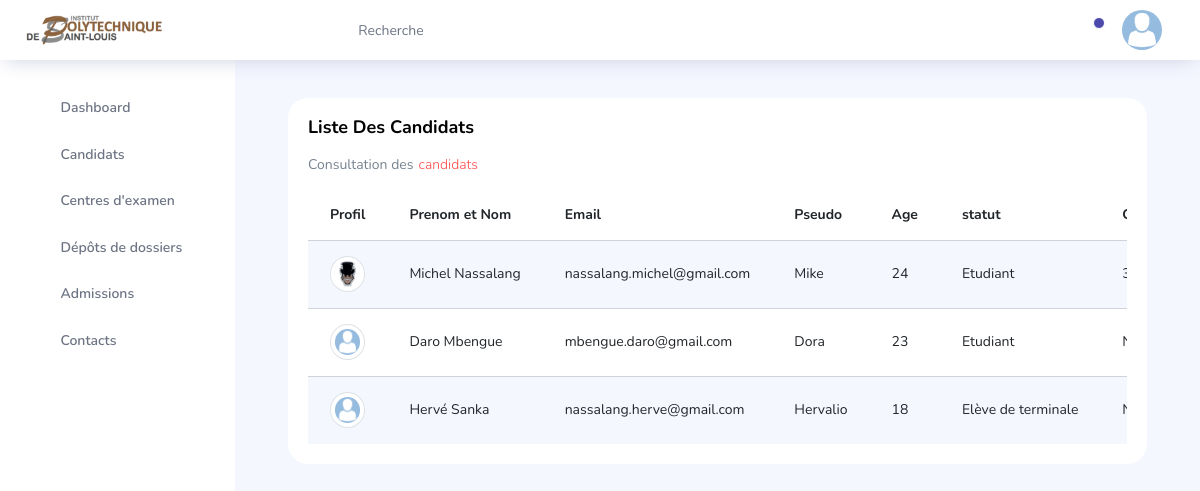
The page /administrationIPSL/dashboard/candidats/index.php (signed in) on the database its author committed.
### tables this page shows
CREATE TABLE `candidat` (
  `id_candidat` int(11) NOT NULL,
  `prenom` varchar(50) NOT NULL,
  `nom` varchar(50) NOT NULL,
  `statut` varchar(250) NOT NULL,
  `email` varchar(250) NOT NULL,
  `age` int(11) NOT NULL,
  `genre` varchar(50) NOT NULL,
  `cni` varchar(50) NOT NULL,
  `pseudo` varchar(250) NOT NULL,
  `password` varchar(250) NOT NULL
);

### administrationIPSL/dashboard/candidats/index.php (the view, shortened to what this page needs)
<?php
    try {
        $db = new PDO('mysql:host=localhost;dbname=candidature', 'root', '', array(PDO::ATTR_ERRMODE=>PDO::ERRMODE_EXCEPTION));
    } catch (PDOException $e) {
        die('Erreur : ' . $e->getMessage());
    }
?>
<!DOCTYPE html>
<html lang="en">
<head>
  <link rel="stylesheet" href="../vendors/feather/feather.css">
  <link rel="stylesheet" href="../vendors/ti-icons/css/themify-icons.css">
  <link rel="stylesheet" href="../vendors/css/vendor.bundle.base.css">
  <link rel="stylesheet" href="../vendors/datatables.net-bs4/dataTables.bootstrap4.css">
  <link rel="stylesheet" href="../vendors/ti-icons/css/themify-icons.css">
  <link rel="stylesheet" type="text/css" href="../js/select.dataTables.min.css">
  <link rel="stylesheet" href="../css/vertical-layout-light/style.css">
</head>
<body>
    <div class="container-scroller">
        <nav class="navbar col-lg-12 col-12 p-0 fixed-top d-flex flex-row">
            <div class="text-center navbar-brand-wrapper d-flex align-items-center justify-content-center">
                <a class="navbar-brand brand-logo mr-5" href=""><img src="../../../images/ipsl.png" class="d-inline-block align-top"/></a>
            </div>
            <div class="navbar-menu-wrapper d-flex align-items-center justify-content-end">
                <button class="navbar-toggler navbar-toggler align-self-center" type="button" data-toggle="minimize">
                <span class="icon-menu"></span>
                </button>
                <ul class="navbar-nav mr-lg-2">
                <li class="nav-item nav-search d-none d-lg-block">
                    <div class="input-group">
                    <div class="input-group-prepend hover-cursor" id="navbar-search-icon">
                        <span class="input-group-text" id="search">
                        <i class="icon-search"></i>
                        </span>
                    </div>
                    <input type="text" class="form-control" id="navbar-search-input" placeholder="Recherche" aria-label="Recherche" aria-describedby="Recherche">
                    </div>
                </li>
                </ul>
                <ul class="navbar-nav navbar-nav-right">
            <li class="nav-item dropdown">
                <a class="nav-link count-indicator dropdown-toggle" id="notificationDropdown" href="#" data-toggle="dropdown">
                <i class="icon-bell mx-0"></i>
                <span class="count"></span>
                </a>
            </li>
            <li class="nav-item nav-profile dropdown">
                <a class="nav-link dropdown-toggle" href="#" data-toggle="dropdown" id="profileDropdown">
                <img src="../../../images/profils/profil.png" alt="profile"/>
                </a>
            </li>
            </ul>
            </div>
        </nav>
        <div class="container-fluid page-body-wrapper">
            <nav class="sidebar sidebar-offcanvas" id="sidebar">
            <ul class="nav">
            <li class="nav-item">
                <a class="nav-link" href="../">
                <i class="icon-grid menu-icon"></i>
                <span class="menu-title">Dashboard</span>
                </a>
            </li>
            <li class="nav-item">
                <a class="nav-link" data-toggle="collapse" href="#ui-candidats" aria-expanded="false" aria-controls="ui-candidats">
                <i class="icon-layout menu-icon"></i>
                <span class="menu-title">Candidats</span>
                <i class="menu-arrow"></i>
                </a>
            </li>
            <li class="nav-item">
                <a class="nav-link" data-toggle="collapse" href="#ui-centre_exam" aria-expanded="false" aria-controls="ui-centre_exam">
                <i class="icon-columns menu-icon"></i>
                <span class="menu-title">Centres d'examen</span>
                <i class="menu-arrow"></i>
                </a>
            </li>
            <li class="nav-item">
                <a class="nav-link" data-toggle="collapse" href="#ui-candidature" aria-expanded="false" aria-controls="ui-candidature">
                <i class="icon-bar-graph menu-icon"></i>
                <span class="menu-title">Dépôts de dossiers</span>
                <i class="menu-arrow"></i>
                </a>
            </li>
            <li class="nav-item">
                <a class="nav-link" data-toggle="collapse" href="#ui-admission" aria-expanded="false" aria-controls="ui-admission">
                <i class="icon-grid-2 menu-icon"></i>
                <span class="menu-title">Admissions</span>
                <i class="menu-arrow"></i>
                </a>
            </li>
            <li class="nav-item">
                <a class="nav-link" data-toggle="collapse" href="#ui-contact" aria-expanded="false" aria-controls="ui-contact">
                <i class="icon-grid-2 menu-icon"></i>
                <span class="menu-title">Contacts</span>
                <i class="menu-arrow"></i>
                </a>
            </li>
            </ul>
            </nav>
            <?php
                $sql="SELECT * FROM candidat";
                $requete = $db->query($sql);
                $candidats=$requete->fetchAll();
            ?>
            <div class="main-panel">
                <div class="content-wrapper">
                    <div class="col-lg-12 grid-margin stretch-card">
                        <div class="card">
                            <div class="card-body">
                            <h4 class="card-title">Liste des candidats</h4>
                            <p class="card-description">
                                Consultation des<code>candidats</code>
                            </p>
                            <div class="table-responsive">
                                <table class="table table-striped">
                                <thead>
                                    <tr>
                                    <th>
                                        Profil
                                    </th>
                                    <th>
                                        Prenom et Nom
                                    </th>
                                    <th>
                                        Email
                                    </th>
                                    <th>
                                        Pseudo
                                    </th>
                                    <th>
                                        Age
                                    </th>
                                    <th>
                                        statut
                                    </th>
                                    <th>
                                    </th>
                                    </tr>
                                </thead>
                                <tbody>
                                    <?php foreach($candidats as $candidat): ?>
                                    <tr>
                                    <td class="py-1">
                                        <?php
                                            $path1 = "../../../images/profils/user_". $candidat['pseudo'] . ".png";
                                            $path2 = "../../../images/profils/user_". $candidat['pseudo'] . ".jpg";
                                            $path3 = "../../../images/profils/user_". $candidat['pseudo'] . ".jpeg";
                                            if (file_exists($path1)) {
                                                ?>
                                                <img src="<?= $path1 ?>" alt="" class="img-thumbnail">
                                                <?php
                                            }elseif (file_exists($path2)) {
                                                ?>
                                                <img src="<?= $path2 ?>" alt="" class="img-thumbnail">
                                                <?php
                                            }elseif (file_exists($path3)) {
                                                ?>
                                                <img src="<?= $path3 ?>" alt="" class="img-thumbnail">
                                                <?php
                                            }else{
                                                ?>
                                                <img src="../../../images/profils/profil.png" alt="" class="img-thumbnail">
                                                <?php
                                            }
                                        ?>
                                    </td>
                                    <td>
                                        <?= $candidat['prenom'] ?> <?= $candidat['nom'] ?>
                                    </td>
                                    <td>
                                        <?= $candidat['email'] ?>
                                    </td>
                                    <td>
                                        <?= $candidat['pseudo'] ?>
                                    </td>
                                    <td>
                                        <?= $candidat['age'] ?>
                                    </td>
                                    <td>
                                        <?= $candidat['statut'] ?>
                                    </td>
                                    <td>
                                    </td>
                                    </tr>
                                    <?php endforeach; ?>
                                </tbody>
                                </table>
                            </div>
                            </div>
                        </div>
                        </div>
                </div>
            </div>
        </div>
    </div>
</body>
</html>

### rows shown on the page
candidat: pseudo (picture), prenom "Michel", nom "Nassalang", email "nassalang.michel@gmail.com", pseudo "Mike", age "24", statut "Etudiant"
candidat: prenom "Daro", nom "Mbengue", email "mbengue.daro@gmail.com", pseudo "Dora", age "23", statut "Etudiant"
candidat: prenom "Hervé", nom "Sanka", email "nassalang.herve@gmail.com", pseudo "Hervalio", age "18", statut "Elève de terminale"
